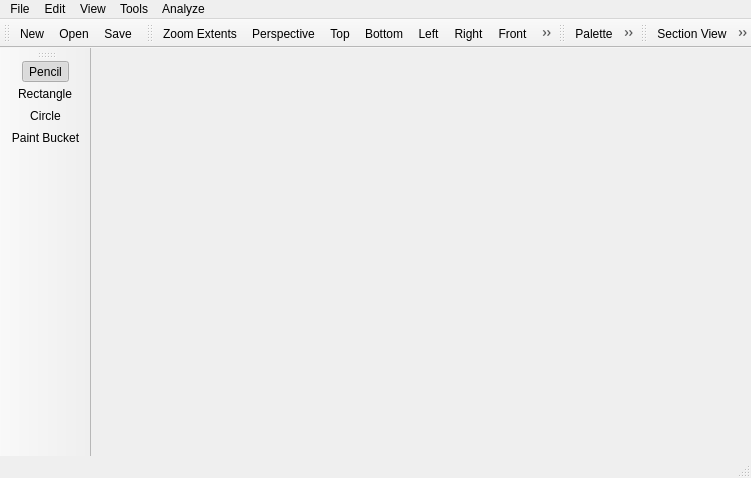
<?xml version="1.0" encoding="UTF-8"?>
<ui version="4.0">
 <class>VoxCadClass</class>
 <widget class="QMainWindow" name="VoxCadClass">
  <property name="enabled">
   <bool>true</bool>
  </property>
  <property name="geometry">
   <rect>
    <x>0</x>
    <y>0</y>
    <width>751</width>
    <height>478</height>
   </rect>
  </property>
  <property name="windowTitle">
   <string>SwimmingVoxCad</string>
  </property>
  <property name="windowIcon">
   <iconset resource="VoxCad.qrc">
    <normaloff>:/VoxCad/VoxCad.ico</normaloff>:/VoxCad/VoxCad.ico</iconset>
  </property>
  <widget class="QWidget" name="centralWidget">
   <layout class="QHBoxLayout" name="horizontalLayout">
    <property name="margin">
     <number>0</number>
    </property>
   </layout>
  </widget>
  <widget class="QMenuBar" name="menuBar">
   <property name="geometry">
    <rect>
     <x>0</x>
     <y>0</y>
     <width>751</width>
     <height>21</height>
    </rect>
   </property>
   <widget class="QMenu" name="menuFile">
    <property name="title">
     <string>File</string>
    </property>
    <widget class="QMenu" name="menuExport">
     <property name="title">
      <string>Export</string>
     </property>
     <widget class="QMenu" name="menuAlternate_VXC">
      <property name="title">
       <string>Alternate VXC</string>
      </property>
      <addaction name="actionBASE64_VXC"/>
      <addaction name="actionASCII_VXC"/>
     </widget>
     <widget class="QMenu" name="menuMesh">
      <property name="title">
       <string>Mesh</string>
      </property>
      <addaction name="actionSTL"/>
     </widget>
     <addaction name="actionVXA_OUT"/>
     <addaction name="actionKV6"/>
     <addaction name="actionDMU_Out"/>
     <addaction name="actionVoxelCoordinates"/>
     <addaction name="menuMesh"/>
     <addaction name="menuAlternate_VXC"/>
    </widget>
    <widget class="QMenu" name="menuImport">
     <property name="title">
      <string>Import</string>
     </property>
     <addaction name="actionVXA_IN"/>
    </widget>
    <addaction name="actionNew"/>
    <addaction name="actionOpen"/>
    <addaction name="separator"/>
    <addaction name="actionSave"/>
    <addaction name="actionSave_As"/>
    <addaction name="separator"/>
    <addaction name="menuImport"/>
    <addaction name="menuExport"/>
   </widget>
   <widget class="QMenu" name="menuView">
    <property name="title">
     <string>View</string>
    </property>
    <widget class="QMenu" name="menuStandard_Views">
     <property name="title">
      <string>Standard Views</string>
     </property>
     <addaction name="actionPerspective"/>
     <addaction name="separator"/>
     <addaction name="actionTop"/>
     <addaction name="actionBottom"/>
     <addaction name="actionLeft"/>
     <addaction name="actionRight"/>
     <addaction name="actionFront"/>
     <addaction name="actionBack"/>
    </widget>
    <widget class="QMenu" name="menuSection">
     <property name="title">
      <string>Section</string>
     </property>
     <addaction name="actionSection_View"/>
     <addaction name="actionLayer_Forward"/>
     <addaction name="actionLayer_Back"/>
    </widget>
    <addaction name="actionCenter_View"/>
    <addaction name="menuStandard_Views"/>
    <addaction name="menuSection"/>
    <addaction name="separator"/>
    <addaction name="actionShow_Triad"/>
    <addaction name="actionLarge_Mode"/>
    <addaction name="actionView_Tiled"/>
    <addaction name="actionGraphics_Enabled"/>
    <addaction name="separator"/>
    <addaction name="actionReference_View"/>
    <addaction name="actionInfo"/>
    <addaction name="separator"/>
   </widget>
   <widget class="QMenu" name="menuAnalyze">
    <property name="title">
     <string>Analyze</string>
    </property>
    <addaction name="actionBCs"/>
    <addaction name="actionSolve"/>
    <addaction name="separator"/>
    <addaction name="actionTensile"/>
    <addaction name="actionPhysics"/>
    <addaction name="actionBenchmark"/>
   </widget>
   <widget class="QMenu" name="menuTools">
    <property name="title">
     <string>Tools</string>
    </property>
    <widget class="QMenu" name="menuDrawing">
     <property name="title">
      <string>Drawing</string>
     </property>
     <addaction name="actionPencil"/>
     <addaction name="actionRectangle"/>
     <addaction name="actionCircle"/>
     <addaction name="actionPaint_Bucket"/>
    </widget>
    <addaction name="actionEdit_Voxels"/>
    <addaction name="action3D_Brush"/>
    <addaction name="separator"/>
    <addaction name="menuDrawing"/>
   </widget>
   <widget class="QMenu" name="menuEdit">
    <property name="title">
     <string>Edit</string>
    </property>
    <addaction name="actionCopy"/>
    <addaction name="actionCut"/>
    <addaction name="actionPaste"/>
    <addaction name="separator"/>
    <addaction name="actionWorkspace"/>
    <addaction name="actionPalette"/>
   </widget>
   <addaction name="menuFile"/>
   <addaction name="menuEdit"/>
   <addaction name="menuView"/>
   <addaction name="menuTools"/>
   <addaction name="menuAnalyze"/>
  </widget>
  <widget class="QStatusBar" name="statusBar"/>
  <widget class="QToolBar" name="FileToolBar">
   <property name="windowTitle">
    <string>File</string>
   </property>
   <property name="iconSize">
    <size>
     <width>16</width>
     <height>16</height>
    </size>
   </property>
   <attribute name="toolBarArea">
    <enum>TopToolBarArea</enum>
   </attribute>
   <attribute name="toolBarBreak">
    <bool>false</bool>
   </attribute>
   <addaction name="actionNew"/>
   <addaction name="actionOpen"/>
   <addaction name="actionSave"/>
  </widget>
  <widget class="QToolBar" name="ViewtoolBar">
   <property name="windowTitle">
    <string>View</string>
   </property>
   <property name="iconSize">
    <size>
     <width>16</width>
     <height>16</height>
    </size>
   </property>
   <attribute name="toolBarArea">
    <enum>TopToolBarArea</enum>
   </attribute>
   <attribute name="toolBarBreak">
    <bool>false</bool>
   </attribute>
   <addaction name="actionCenter_View"/>
   <addaction name="actionPerspective"/>
   <addaction name="actionTop"/>
   <addaction name="actionBottom"/>
   <addaction name="actionLeft"/>
   <addaction name="actionRight"/>
   <addaction name="actionFront"/>
   <addaction name="actionBack"/>
  </widget>
  <widget class="QToolBar" name="DrawingtoolBar">
   <property name="windowTitle">
    <string>Draw</string>
   </property>
   <property name="iconSize">
    <size>
     <width>16</width>
     <height>16</height>
    </size>
   </property>
   <attribute name="toolBarArea">
    <enum>LeftToolBarArea</enum>
   </attribute>
   <attribute name="toolBarBreak">
    <bool>false</bool>
   </attribute>
   <addaction name="actionPencil"/>
   <addaction name="actionRectangle"/>
   <addaction name="actionCircle"/>
   <addaction name="actionPaint_Bucket"/>
  </widget>
  <widget class="QToolBar" name="DialogToolbar">
   <property name="windowTitle">
    <string>Dialogs</string>
   </property>
   <property name="iconSize">
    <size>
     <width>16</width>
     <height>16</height>
    </size>
   </property>
   <attribute name="toolBarArea">
    <enum>TopToolBarArea</enum>
   </attribute>
   <attribute name="toolBarBreak">
    <bool>false</bool>
   </attribute>
   <addaction name="actionPalette"/>
   <addaction name="actionWorkspace"/>
   <addaction name="actionEdit_Voxels"/>
   <addaction name="action3D_Brush"/>
   <addaction name="actionInfo"/>
   <addaction name="actionReference_View"/>
   <addaction name="actionBCs"/>
   <addaction name="actionPhysics"/>
   <addaction name="actionTensile"/>
  </widget>
  <widget class="QToolBar" name="SectionToolBar">
   <property name="windowTitle">
    <string>Section</string>
   </property>
   <property name="iconSize">
    <size>
     <width>16</width>
     <height>16</height>
    </size>
   </property>
   <attribute name="toolBarArea">
    <enum>TopToolBarArea</enum>
   </attribute>
   <attribute name="toolBarBreak">
    <bool>false</bool>
   </attribute>
   <addaction name="actionSection_View"/>
   <addaction name="actionLayer_Back"/>
   <addaction name="actionLayer_Forward"/>
  </widget>
  <action name="actionOpen">
   <property name="icon">
    <iconset resource="VoxCad.qrc">
     <normaloff>:/Icons/Icons/Open.png</normaloff>:/Icons/Icons/Open.png</iconset>
   </property>
   <property name="text">
    <string>Open</string>
   </property>
   <property name="shortcut">
    <string>Ctrl+O</string>
   </property>
  </action>
  <action name="actionSave">
   <property name="icon">
    <iconset resource="VoxCad.qrc">
     <normaloff>:/Icons/Icons/Save.png</normaloff>:/Icons/Icons/Save.png</iconset>
   </property>
   <property name="text">
    <string>Save</string>
   </property>
   <property name="shortcut">
    <string>Ctrl+S</string>
   </property>
  </action>
  <action name="actionCenter_View">
   <property name="icon">
    <iconset resource="VoxCad.qrc">
     <normaloff>:/Icons/Icons/ZoomExtents2.png</normaloff>:/Icons/Icons/ZoomExtents2.png</iconset>
   </property>
   <property name="text">
    <string>Zoom Extents</string>
   </property>
  </action>
  <action name="actionSave_As">
   <property name="text">
    <string>Save As</string>
   </property>
   <property name="shortcut">
    <string>Ctrl+Shift+S</string>
   </property>
  </action>
  <action name="actionASCII_VXC">
   <property name="text">
    <string>Ascii</string>
   </property>
  </action>
  <action name="actionBASE64_VXC">
   <property name="text">
    <string>Base64</string>
   </property>
  </action>
  <action name="actionSolve">
   <property name="checkable">
    <bool>true</bool>
   </property>
   <property name="icon">
    <iconset resource="VoxCad.qrc">
     <normaloff>:/Icons/Icons/Analyze.png</normaloff>:/Icons/Icons/Analyze.png</iconset>
   </property>
   <property name="text">
    <string>Solve</string>
   </property>
   <property name="visible">
    <bool>false</bool>
   </property>
  </action>
  <action name="actionPerspective">
   <property name="icon">
    <iconset resource="VoxCad.qrc">
     <normaloff>:/Icons/Icons/ViewPerspective.png</normaloff>:/Icons/Icons/ViewPerspective.png</iconset>
   </property>
   <property name="text">
    <string>Perspective</string>
   </property>
   <property name="shortcut">
    <string>Alt+1</string>
   </property>
  </action>
  <action name="actionTop">
   <property name="icon">
    <iconset resource="VoxCad.qrc">
     <normaloff>:/Icons/Icons/ViewTop.png</normaloff>:/Icons/Icons/ViewTop.png</iconset>
   </property>
   <property name="text">
    <string>Top</string>
   </property>
   <property name="shortcut">
    <string>Alt+2</string>
   </property>
  </action>
  <action name="actionBottom">
   <property name="icon">
    <iconset resource="VoxCad.qrc">
     <normaloff>:/Icons/Icons/ViewBottom.png</normaloff>:/Icons/Icons/ViewBottom.png</iconset>
   </property>
   <property name="text">
    <string>Bottom</string>
   </property>
   <property name="shortcut">
    <string>Alt+3</string>
   </property>
  </action>
  <action name="actionLeft">
   <property name="icon">
    <iconset resource="VoxCad.qrc">
     <normaloff>:/Icons/Icons/ViewLeft.png</normaloff>:/Icons/Icons/ViewLeft.png</iconset>
   </property>
   <property name="text">
    <string>Left</string>
   </property>
   <property name="shortcut">
    <string>Alt+4</string>
   </property>
  </action>
  <action name="actionRight">
   <property name="icon">
    <iconset resource="VoxCad.qrc">
     <normaloff>:/Icons/Icons/ViewRight.png</normaloff>:/Icons/Icons/ViewRight.png</iconset>
   </property>
   <property name="text">
    <string>Right</string>
   </property>
   <property name="shortcut">
    <string>Alt+5</string>
   </property>
  </action>
  <action name="actionFront">
   <property name="icon">
    <iconset resource="VoxCad.qrc">
     <normaloff>:/Icons/Icons/ViewFront.png</normaloff>:/Icons/Icons/ViewFront.png</iconset>
   </property>
   <property name="text">
    <string>Front</string>
   </property>
   <property name="shortcut">
    <string>Alt+6</string>
   </property>
  </action>
  <action name="actionBack">
   <property name="icon">
    <iconset resource="VoxCad.qrc">
     <normaloff>:/Icons/Icons/ViewBack.png</normaloff>:/Icons/Icons/ViewBack.png</iconset>
   </property>
   <property name="text">
    <string>Back</string>
   </property>
   <property name="shortcut">
    <string>Alt+7</string>
   </property>
  </action>
  <action name="actionEdit_Voxels">
   <property name="checkable">
    <bool>true</bool>
   </property>
   <property name="icon">
    <iconset resource="VoxCad.qrc">
     <normaloff>:/Icons/Icons/EditLayer.png</normaloff>:/Icons/Icons/EditLayer.png</iconset>
   </property>
   <property name="text">
    <string>Edit Voxels</string>
   </property>
   <property name="shortcut">
    <string>E</string>
   </property>
  </action>
  <action name="actionLayer_Back">
   <property name="icon">
    <iconset resource="VoxCad.qrc">
     <normaloff>:/Icons/Icons/LayerBack.png</normaloff>:/Icons/Icons/LayerBack.png</iconset>
   </property>
   <property name="text">
    <string>Layer Back</string>
   </property>
   <property name="shortcut">
    <string>-</string>
   </property>
  </action>
  <action name="actionLayer_Forward">
   <property name="icon">
    <iconset resource="VoxCad.qrc">
     <normaloff>:/Icons/Icons/LayerForward.png</normaloff>:/Icons/Icons/LayerForward.png</iconset>
   </property>
   <property name="text">
    <string>Layer Forward</string>
   </property>
   <property name="shortcut">
    <string>+</string>
   </property>
  </action>
  <action name="actionPencil">
   <property name="checkable">
    <bool>true</bool>
   </property>
   <property name="checked">
    <bool>true</bool>
   </property>
   <property name="icon">
    <iconset resource="VoxCad.qrc">
     <normaloff>:/Icons/Icons/Pencil.png</normaloff>:/Icons/Icons/Pencil.png</iconset>
   </property>
   <property name="text">
    <string>Pencil</string>
   </property>
   <property name="shortcut">
    <string>Alt+Q</string>
   </property>
  </action>
  <action name="actionRectangle">
   <property name="checkable">
    <bool>true</bool>
   </property>
   <property name="icon">
    <iconset resource="VoxCad.qrc">
     <normaloff>:/Icons/Icons/Rectangle.png</normaloff>:/Icons/Icons/Rectangle.png</iconset>
   </property>
   <property name="text">
    <string>Rectangle</string>
   </property>
   <property name="shortcut">
    <string>Alt+W</string>
   </property>
  </action>
  <action name="actionCircle">
   <property name="checkable">
    <bool>true</bool>
   </property>
   <property name="icon">
    <iconset resource="VoxCad.qrc">
     <normaloff>:/Icons/Icons/Ellipse.png</normaloff>:/Icons/Icons/Ellipse.png</iconset>
   </property>
   <property name="text">
    <string>Circle</string>
   </property>
   <property name="shortcut">
    <string>Alt+E</string>
   </property>
  </action>
  <action name="actionReference_View">
   <property name="checkable">
    <bool>true</bool>
   </property>
   <property name="icon">
    <iconset resource="VoxCad.qrc">
     <normaloff>:/Icons/Icons/Aux_View.png</normaloff>:/Icons/Icons/Aux_View.png</iconset>
   </property>
   <property name="text">
    <string>Reference View</string>
   </property>
   <property name="shortcut">
    <string>R</string>
   </property>
  </action>
  <action name="actionPalette">
   <property name="checkable">
    <bool>true</bool>
   </property>
   <property name="icon">
    <iconset resource="VoxCad.qrc">
     <normaloff>:/Icons/Icons/Material.png</normaloff>:/Icons/Icons/Material.png</iconset>
   </property>
   <property name="text">
    <string>Palette</string>
   </property>
   <property name="shortcut">
    <string>P</string>
   </property>
  </action>
  <action name="actionWorkspace">
   <property name="checkable">
    <bool>true</bool>
   </property>
   <property name="icon">
    <iconset resource="VoxCad.qrc">
     <normaloff>:/Icons/Icons/Workspace.png</normaloff>:/Icons/Icons/Workspace.png</iconset>
   </property>
   <property name="text">
    <string>Workspace</string>
   </property>
   <property name="shortcut">
    <string>W</string>
   </property>
  </action>
  <action name="actionInfo">
   <property name="checkable">
    <bool>true</bool>
   </property>
   <property name="icon">
    <iconset resource="VoxCad.qrc">
     <normaloff>:/Icons/Icons/Info.png</normaloff>:/Icons/Icons/Info.png</iconset>
   </property>
   <property name="text">
    <string>Info</string>
   </property>
   <property name="shortcut">
    <string>I</string>
   </property>
  </action>
  <action name="actionBCs">
   <property name="checkable">
    <bool>true</bool>
   </property>
   <property name="icon">
    <iconset resource="VoxCad.qrc">
     <normaloff>:/Icons/Icons/BCs.png</normaloff>:/Icons/Icons/BCs.png</iconset>
   </property>
   <property name="text">
    <string>Boundary Conditions</string>
   </property>
   <property name="shortcut">
    <string>B</string>
   </property>
  </action>
  <action name="actionSection_View">
   <property name="checkable">
    <bool>true</bool>
   </property>
   <property name="icon">
    <iconset resource="VoxCad.qrc">
     <normaloff>:/Icons/Icons/Section.png</normaloff>:/Icons/Icons/Section.png</iconset>
   </property>
   <property name="text">
    <string>Section View</string>
   </property>
   <property name="shortcut">
    <string>Alt+S</string>
   </property>
  </action>
  <action name="actionNew">
   <property name="icon">
    <iconset resource="VoxCad.qrc">
     <normaloff>:/Icons/Icons/New.png</normaloff>:/Icons/Icons/New.png</iconset>
   </property>
   <property name="text">
    <string>New</string>
   </property>
   <property name="shortcut">
    <string>Ctrl+N</string>
   </property>
  </action>
  <action name="actionVXA_OUT">
   <property name="text">
    <string>Simulation</string>
   </property>
  </action>
  <action name="actionSTL">
   <property name="text">
    <string>STL</string>
   </property>
  </action>
  <action name="actionDMU_Out">
   <property name="text">
    <string>DMU</string>
   </property>
  </action>
  <action name="actionCopy">
   <property name="icon">
    <iconset resource="VoxCad.qrc">
     <normaloff>:/Icons/Icons/Copy.png</normaloff>:/Icons/Icons/Copy.png</iconset>
   </property>
   <property name="text">
    <string>Copy</string>
   </property>
   <property name="shortcut">
    <string>Ctrl+C</string>
   </property>
  </action>
  <action name="actionCut">
   <property name="icon">
    <iconset resource="VoxCad.qrc">
     <normaloff>:/Icons/Icons/Cut.png</normaloff>:/Icons/Icons/Cut.png</iconset>
   </property>
   <property name="text">
    <string>Cut</string>
   </property>
   <property name="shortcut">
    <string>Ctrl+X</string>
   </property>
  </action>
  <action name="actionPaste">
   <property name="icon">
    <iconset resource="VoxCad.qrc">
     <normaloff>:/Icons/Icons/Paste.png</normaloff>:/Icons/Icons/Paste.png</iconset>
   </property>
   <property name="text">
    <string>Paste</string>
   </property>
   <property name="shortcut">
    <string>Ctrl+V</string>
   </property>
  </action>
  <action name="actionVXA_IN">
   <property name="text">
    <string>Simulation</string>
   </property>
  </action>
  <action name="actionLarge_Mode">
   <property name="checkable">
    <bool>true</bool>
   </property>
   <property name="text">
    <string>Large Mode</string>
   </property>
  </action>
  <action name="actionPhysics">
   <property name="checkable">
    <bool>true</bool>
   </property>
   <property name="icon">
    <iconset resource="VoxCad.qrc">
     <normaloff>:/Icons/Icons/Sandbox.png</normaloff>:/Icons/Icons/Sandbox.png</iconset>
   </property>
   <property name="text">
    <string>Physics Sandbox</string>
   </property>
  </action>
  <action name="action3D_Brush">
   <property name="checkable">
    <bool>true</bool>
   </property>
   <property name="icon">
    <iconset resource="VoxCad.qrc">
     <normaloff>:/Icons/Icons/3DBrush.png</normaloff>:/Icons/Icons/3DBrush.png</iconset>
   </property>
   <property name="text">
    <string>3D Brush</string>
   </property>
  </action>
  <action name="actionTensile">
   <property name="checkable">
    <bool>true</bool>
   </property>
   <property name="icon">
    <iconset resource="VoxCad.qrc">
     <normaloff>:/Icons/Icons/Tensile.png</normaloff>:/Icons/Icons/Tensile.png</iconset>
   </property>
   <property name="text">
    <string>Tensile Test</string>
   </property>
  </action>
  <action name="actionVoxelCoordinates">
   <property name="text">
    <string>Voxel Coordinates</string>
   </property>
  </action>
  <action name="actionPaint_Bucket">
   <property name="checkable">
    <bool>true</bool>
   </property>
   <property name="icon">
    <iconset resource="VoxCad.qrc">
     <normaloff>:/Icons/Icons/Bucket.png</normaloff>:/Icons/Icons/Bucket.png</iconset>
   </property>
   <property name="text">
    <string>Paint Bucket</string>
   </property>
  </action>
  <action name="actionView_Tiled">
   <property name="checkable">
    <bool>true</bool>
   </property>
   <property name="text">
    <string>View Tiled</string>
   </property>
  </action>
  <action name="actionGraphics_Enabled">
   <property name="checkable">
    <bool>true</bool>
   </property>
   <property name="text">
    <string>Graphics Enabled</string>
   </property>
  </action>
  <action name="actionKV6">
   <property name="text">
    <string>KV6</string>
   </property>
  </action>
  <action name="actionBenchmark">
   <property name="text">
    <string>Benchmark</string>
   </property>
   <property name="visible">
    <bool>false</bool>
   </property>
  </action>
  <action name="actionShow_Triad">
   <property name="checkable">
    <bool>true</bool>
   </property>
   <property name="checked">
    <bool>true</bool>
   </property>
   <property name="text">
    <string>Show Triad</string>
   </property>
  </action>
 </widget>
 <layoutdefault spacing="6" margin="11"/>
 <resources>
  <include location="VoxCad.qrc"/>
 </resources>
 <connections/>
</ui>
